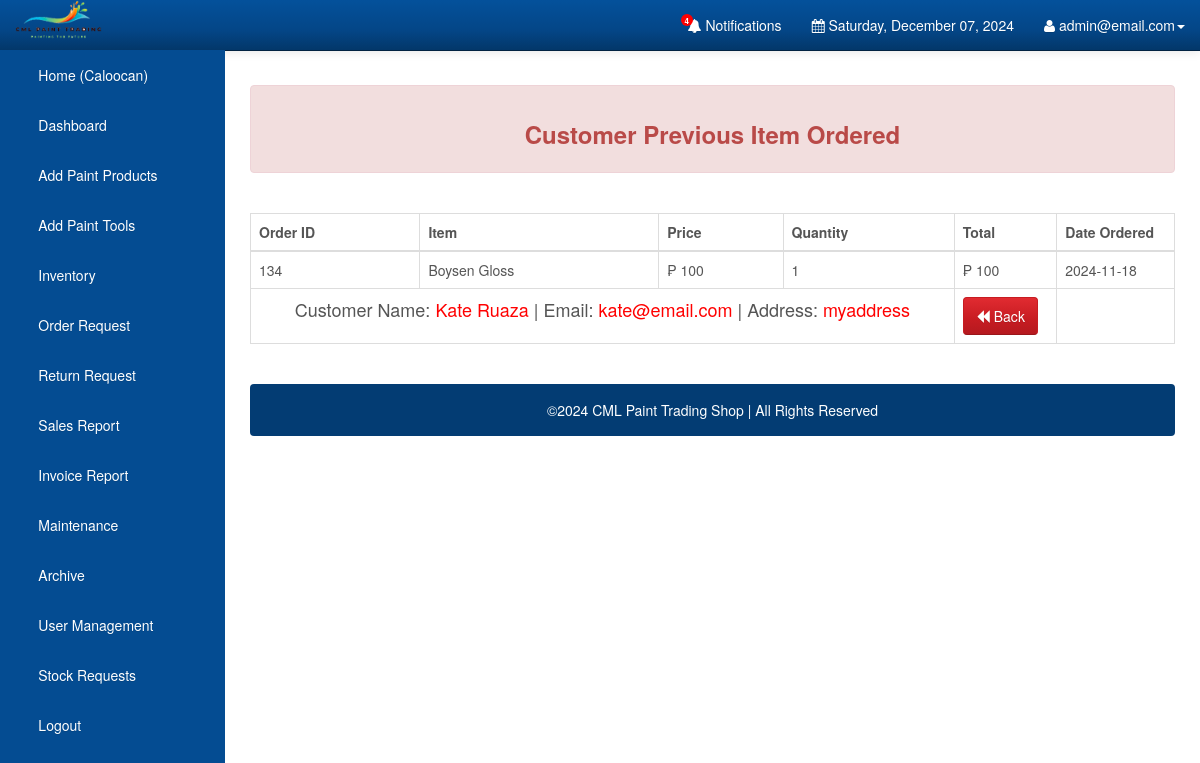
The app's page /Admin/previous_orders.php?previous_id=66 (signed in) with its own data.
### tables this page shows
CREATE TABLE `orderdetails` (
  `order_id` int(10) UNSIGNED NOT NULL,
  `user_id` int(11) NOT NULL DEFAULT 0,
  `order_name` varchar(1000) NOT NULL DEFAULT '',
  `order_price` double NOT NULL DEFAULT 0,
  `order_quantity` int(10) UNSIGNED NOT NULL DEFAULT 0,
  `order_total` double NOT NULL DEFAULT 0,
  `order_status` varchar(45) NOT NULL DEFAULT '',
  `order_date` date DEFAULT NULL,
  `order_pick_up` datetime(6) DEFAULT NULL,
  `order_pick_place` enum('Caloocan','San Jose Del Monte, Bulacan','Quezon City','Valenzuela City') DEFAULT NULL,
  `gl` enum('Gallon','Liter') DEFAULT NULL,
  `payment_id` int(11) DEFAULT NULL,
  `product_id` int(11) DEFAULT NULL
);

CREATE TABLE `users` (
  `user_id` int(11) NOT NULL,
  `user_email` varchar(1000) NOT NULL,
  `user_password` varchar(1000) NOT NULL,
  `user_firstname` varchar(1000) NOT NULL,
  `user_lastname` varchar(1000) NOT NULL,
  `user_address` varchar(1000) NOT NULL,
  `user_mobile` varchar(255) NOT NULL,
  `type` enum('Admin','Customer','Cashier') DEFAULT NULL,
  `assigned_branch` enum('Caloocan','San Jose Del Monte, Bulacan','Quezon City','Valenzuela City') DEFAULT NULL
);

### Admin/previous_orders.php (the view, shortened to what this page needs)
<?php
require_once 'config.php';
if (isset($_GET['previous_id']) && !empty($_GET['previous_id'])) {
    $view_id = $_GET['previous_id'];
    $stmt_edit = $DB_con->prepare('SELECT users.*, orderdetails.* FROM users INNER JOIN orderdetails ON users.user_id = orderdetails.user_id WHERE orderdetails.payment_id = :previous_id');
    $stmt_edit->execute(array(':previous_id' => $view_id));
    $edit_row = $stmt_edit->fetch(PDO::FETCH_ASSOC);
    extract($edit_row);
    $_user_firstname = $edit_row['user_firstname'];
    $_user_lastname = $edit_row['user_lastname'];
    $_user_address = $edit_row['user_address'];
    $_user_email = $edit_row['user_email'];
} else {
    header("Location: customers.php");
    exit;
}
?>
<!DOCTYPE html>
<html lang="en">
<head>
    <link rel="stylesheet" type="text/css" href="bootstrap/css/bootstrap.min.css" />
    <link rel="stylesheet" type="text/css" href="font-awesome/css/font-awesome.min.css" />
    <link rel="stylesheet" type="text/css" href="css/local.css" />
</head>
<body>
<div id="wrapper">
    <?php include('navigation.php'); ?>
    <div id="page-wrapper">
        <div class="alert alert-danger">
            <center><h3><strong>Customer Previous Item Ordered</strong></h3></center>
        </div>
        <br />
        <div class="table-responsive">
            <table class="display table table-bordered" id="example" cellspacing="0" width="100%">
                <thead>
                <tr>
                    <th>Order ID</th>
                    <th>Item</th>
                    <th>Price</th>
                    <th>Quantity</th>
                    <th>Total</th>
                    <th>Date Ordered</th>
                </tr>
                </thead>
                <tbody>
                <?php
                $stmt = $DB_con->prepare("SELECT * FROM orderdetails WHERE order_id = :order_id AND (order_status = 'Verification' OR order_status = 'Pending')");
                $stmt->bindParam(':order_id', $order_id, PDO::PARAM_INT);
                $stmt->execute();
                if($stmt->rowCount() > 0) {
                    while($row = $stmt->fetch(PDO::FETCH_ASSOC)) {
                        ?>
                        <tr>
                            <td><?php echo $row['order_id']; ?></td>
                            <td><?php echo $row['order_name']; ?></td>
                            <td>&#8369; <?php echo $row['order_price']; ?> </td>
                            <td><?php echo $row['order_quantity']; ?></td>
                            <td>&#8369; <?php echo $row['order_total']; ?></td>
                            <td><?php echo $row['order_date']; ?></td>
                        </tr>
                        <?php
                    }
                }
                echo "<tr>";
                echo "<td colspan='4' align='center' style='font-size:18px;'>"."Customer Name: <span style='color:red;'>{$_user_firstname} {$_user_lastname}</span> | Email: <span style='color:red;'>{$_user_email}</span> | Address: <span style='color:red;'>{$_user_address}</span>";
                echo "</td>";
                echo "<td><a class='btn btn-danger' href='customers.php'><span class='glyphicon glyphicon-backward'></span> Back</a></td>";
                echo "</tr>";
                echo "</tbody>";
                echo "</table>";
                echo "</div>";
                echo "<br />";
                echo '<div class="alert alert-default" style="background-color:#033c73;">
                        <p style="color:white;text-align:center;">
                        &copy;2024 CML Paint Trading Shop | All Rights Reserved
                        </p>
                      </div>';
                ?>
        </div>
    </div>
</body>
</html>

### Admin/navigation.php (shortened to what this page needs)
<nav class="navbar navbar-inverse navbar-fixed-top" role="navigation">
    <div class="navbar-header">
        <img class="logo-custom" src="../assets/img/logo.png" alt="" style="height: 40px; margin-left: 15px;" />
    </div>
    <div class="collapse navbar-collapse navbar-ex1-collapse">
        <ul class="nav navbar-nav side-nav">
            <li id="nav_home"><a href="index.php"> &nbsp; &nbsp; &nbsp; Home (<?php echo $_SESSION['current_branch'] ? $_SESSION['current_branch'] : '' ?>) </a></li>
            <li id="nav_dashboard"><a href="orderdetails.php"> &nbsp; &nbsp; &nbsp; Dashboard</a></li>
            <li id="nav_add_stock"><a data-toggle="modal" data-target="#uploadModal"> &nbsp; &nbsp; &nbsp; Add Paint Products</a></li>
            <li id="nav_add_tools"><a data-toggle="modal" data-target="#uploadItems"> &nbsp; &nbsp; &nbsp; Add Paint Tools</a></li>
            <li id="nav_item_management"><a href="items.php"> &nbsp; &nbsp; &nbsp; Inventory</a></li>
            <li id="nav_order_request"><a href="customers.php"> &nbsp; &nbsp; &nbsp; Order Request</a></li>
            <li id="nav_return_request"><a href="manage_return.php"> &nbsp; &nbsp; &nbsp; Return Request</a></li>
            <li id="nav_sales_report"><a href="salesreport.php"> &nbsp; &nbsp; &nbsp; Sales Report</a></li>
            <li id="nav_invoice_report"><a href="invoice_report.php"> &nbsp; &nbsp; &nbsp; Invoice Report</a></li>
            <?php
                if ($_SESSION['current_branch'] == 'Caloocan'){
            ?>
                <li id="nav_maintenance"><a href="maintenance.php"> &nbsp; &nbsp; &nbsp; Maintenance</a></li>
                <li id="nav_maintenance"><a href="archive.php"> &nbsp; &nbsp; &nbsp; Archive</a></li>
                <li id="nav_user_management"><a href="userManagement.php"> &nbsp; &nbsp; &nbsp; User Management</a></li>
                <li id="nav_request_stock"><a href="stockRequests.php"> &nbsp; &nbsp; &nbsp; Stock Requests</a></li>
            <?php
                } else {
            ?>
                <li id="nav_request_stock"><a href="stockRequests.php"> &nbsp; &nbsp; &nbsp; Request Stock</a></li>
            <?php
                }
            ?>
            <li id="nav_logout"><a href="javascript:confirmLogout()"> &nbsp; &nbsp; &nbsp; Logout</a></li>
        </ul>
        <ul class="nav navbar-nav navbar-right navbar-user">
            <?php
                $stmt = $DB_con->prepare('SELECT COUNT(id) as notifications_count FROM admin_notifications_views WHERE status = "unread"');
                $stmt->execute();
                $unreadCount = $stmt->fetch(PDO::FETCH_NUM)[0];
            ?>
                <li class="dropdown messages-dropdown" id="notificationButton">
                    <a href="./notifications.php">
                        <i class="fa fa-bell"></i>
                        Notifications
                        <span id="notificationBadge" style="display: <?php echo ($unreadCount > 0) ? 'inline-block' : 'none'; ?>;">
                            <?php echo $unreadCount; ?>
                        </span>
                    </a>
                </li>
            <li class="dropdown messages-dropdown">
                <a href="#"><i class="fa fa-calendar"></i>  <?php
                $Today=date('y:m:d');
                $new=date('l, F d, Y',strtotime($Today));
                echo $new; ?></a>
            </li>
            <li class="dropdown user-dropdown">
                <a href="#" class="dropdown-toggle" data-toggle="dropdown"><i class="fa fa-user"></i> <?php   extract($_SESSION); echo $admin_username; ?><b class="caret"></b></a>
            </li>
        </ul>
    </div>
</nav>

### Admin/css/local.css (style rules this page uses)
#wrapper { padding-left: 0; }
#page-wrapper { width: 100%; padding: 5px 15px; }
body { font-family: "Helvetica Neue", Helvetica, Arial, sans-serif; font-size: 14px; line-height: 1.42857143; color: #555555; background-color: #ffffff; }
.btn { display: inline-block; margin-bottom: 0; font-weight: normal; text-align: center; vertical-align: middle; cursor: pointer; background-image: none; border: 1px solid transparent; white-space: nowrap; padding: 8px 12px; font-size: 14px; line-height: 1.42857143; border-radius: 4px; -webkit-user-select: none; -moz-user-select: none; -ms-user-select: none; user-select: none; }
.btn-danger { color: #ffffff; background-color: #c71c22; border-color: #c71c22; }
.navbar-inverse { background-color: #033c73; border-color: #022f5a; }
.navbar-inverse .navbar-nav > li > a { color: #ffffff; }
.navbar-inverse .navbar-collapse, .navbar-inverse .navbar-form { border-color: #022a50; }
.alert-danger { background-color: #f2dede; border-color: #eed3d7; color: #b94a48; }
.navbar { background-image: -webkit-linear-gradient(#54b4eb, #2fa4e7 60%, #1d9ce5); background-image: linear-gradient(#54b4eb, #2fa4e7 60%, #1d9ce5); background-repeat: no-repeat; filter: progid:DXImageTransform.Microsoft.gradient(startColorstr='#ff54b4eb', endColorstr='#ff1d9ce5', GradientType=0); border-bottom: 1px solid #178acc; filter: none; -webkit-box-shadow: 0 1px 10px rgba(0, 0, 0, 0.1); box-shadow: 0 1px 10px rgba(0, 0, 0, 0.1); }
.navbar .navbar-nav > li > a, .navbar-brand { text-shadow: 0 1px 0 rgba(0, 0, 0, 0.1); }
.navbar-inverse { background-image: -webkit-linear-gradient(#04519b, #044687 60%, #033769); background-image: linear-gradient(#04519b, #044687 60%, #033769); background-repeat: no-repeat; filter: progid:DXImageTransform.Microsoft.gradient(startColorstr='#ff04519b', endColorstr='#ff033769', GradientType=0); filter: none; border-bottom: 1px solid #022241; }
.btn { text-shadow: 0 1px 0 rgba(0, 0, 0, 0.1); }
.btn-danger { background-image: -webkit-linear-gradient(#e12b31, #c71c22 60%, #b5191f); background-image: linear-gradient(#e12b31, #c71c22 60%, #b5191f); background-repeat: no-repeat; filter: progid:DXImageTransform.Microsoft.gradient(startColorstr='#ffe12b31', endColorstr='#ffb5191f', GradientType=0); filter: none; border-bottom: 1px solid #9a161a; }
.clearfix:before, .clearfix:after, .container:before, .container:after, .container-fluid:before, .container-fluid:after, .row:before, .row:after, .form-horizontal .form-group:before, .form-horizontal .form-group:after, .btn-toolbar:before, .btn-toolbar:after, .btn-group-vertical > .btn-group:before, .btn-group-vertical > .btn-group:after, .nav:before, .nav:after, .navbar:before, .navbar:after, .navbar-header:before, .navbar-header:after, .navbar-collapse:before, .navbar-collapse:after, .pager:before, .pager:after, .panel-body:before, .panel-body:after, .modal-footer:before, .modal-footer:after { content: " "; display: table; }
.clearfix:after, .container:after, .container-fluid:after, .row:after, .form-horizontal .form-group:after, .btn-toolbar:after, .btn-group-vertical > .btn-group:after, .nav:after, .navbar:after, .navbar-header:after, .navbar-collapse:after, .pager:after, .panel-body:after, .modal-footer:after { clear: both; }
a { color: #2fa4e7; text-decoration: none; }
@media (min-width:768px) { #wrapper { padding-left: 225px; } }
@media (min-width:768px) { #page-wrapper { padding: 15px 25px; } }
@media (min-width:768px) { .side-nav { margin-left: -225px; left: 225px; width: 225px; position: fixed; top: 50px; height: 100%; border-radius: 0; border: none; background-color: #044C92; overflow-y: auto; } }
@media (min-width:768px) { .side-nav>li>a { width: 225px; } }
@media (min-width:768px) { .navbar-collapse { padding-left: 15px !important; padding-right: 15px !important; } }

### Admin/navigation.php (style rules this page uses)
#notificationBadge { background-color: #ff0000 !important; color: white !important; border-radius: 50% !important; font-size: 8px !important; font-weight: bold !important; position: absolute !important; top: 14px !important; left: 8px !important; height: 12px !important; width: 12px !important; text-align: center !important; line-height: 14px !important; }
#notificationButton { position: relative !important; }

### records on screen
orderdetails: order_id "134", order_name "Boysen Gloss", order_price "100", order_quantity "1", order_total "100", order_date "2024-11-18"
users: user_firstname "Kate", user_lastname "Ruaza", user_email "kate@email.com", user_address "myaddress"

### other values on screen
$_SESSION['current_branch'] "Caloocan"
$unreadCount "4"
$admin_username "admin@email.com"
